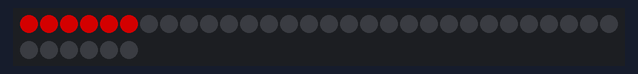
This program was run on a simulated Calliope mini (MakeCode). Shown: 36 RGB LEDs in strip order, left to right, continuing on the next row. Dim RGB values are drawn brighter than linear.

Above: at 0.15 s.
At 0.86 s:
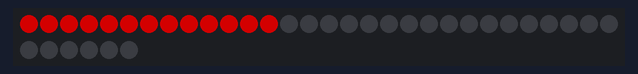
At 1.67 s:
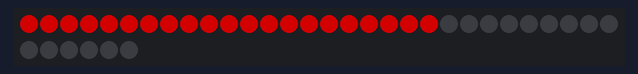
At 3.2 s:
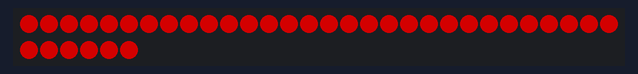
At 4.3 s:
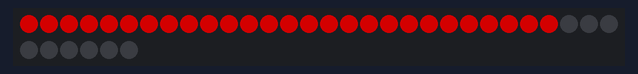
At 7.0 s:
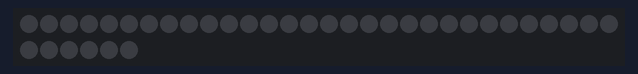

Measured:
- by itself, everything shown: repeats every 7.5 s, in 65 steps

The program:

main.ts
```typescript
let strip = neopixel.create(DigitalPin.P1, 36, NeoPixelMode.RGB)
basic.forever(function () {
    for (let Index = 0; Index <= 36; Index++) {
        strip.setPixelColor(Index, neopixel.colors(NeoPixelColors.Red))
        strip.setPixelColor(Index + 1, neopixel.colors(NeoPixelColors.Red))
        strip.setPixelColor(Index + 2, neopixel.colors(NeoPixelColors.Red))
        strip.setPixelColor(Index + 3, neopixel.colors(NeoPixelColors.Red))
        strip.setPixelColor(Index + 4, neopixel.colors(NeoPixelColors.Red))
        strip.show()
        basic.pause(100)
    }
    for (let Index = 0; Index <= 36; Index++) {
        strip.setPixelColor(36 - Index, neopixel.colors(NeoPixelColors.Black))
        strip.setPixelColor(36 - (Index + 1), neopixel.colors(NeoPixelColors.Black))
        strip.setPixelColor(36 - (Index + 2), neopixel.colors(NeoPixelColors.Black))
        strip.setPixelColor(36 - (Index + 3), neopixel.colors(NeoPixelColors.Black))
        strip.setPixelColor(36 - (Index + 4), neopixel.colors(NeoPixelColors.Black))
        strip.show()
        basic.pause(100)
    }
})
```

test.ts
```typescript
// Hier kann man Tests durchführen; diese Datei wird nicht kompiliert, wenn dieses Paket als Erweiterung verwendet wird.
```
